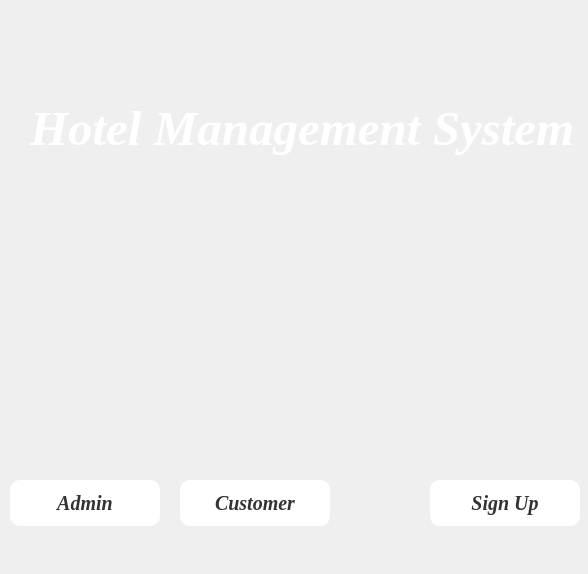
<?xml version="1.0" encoding="UTF-8"?>
<ui version="4.0">
 <class>MainWindow</class>
 <widget class="QMainWindow" name="MainWindow">
  <property name="geometry">
   <rect>
    <x>0</x>
    <y>0</y>
    <width>588</width>
    <height>574</height>
   </rect>
  </property>
  <property name="maximumSize">
   <size>
    <width>799</width>
    <height>800</height>
   </size>
  </property>
  <property name="font">
   <font>
    <kerning>true</kerning>
   </font>
  </property>
  <property name="windowTitle">
   <string>Hotel Management System</string>
  </property>
  <property name="styleSheet">
   <string notr="true"/>
  </property>
  <property name="iconSize">
   <size>
    <width>22</width>
    <height>24</height>
   </size>
  </property>
  <widget class="QWidget" name="centralwidget">
   <widget class="QPushButton" name="pushButton">
    <property name="geometry">
     <rect>
      <x>10</x>
      <y>480</y>
      <width>150</width>
      <height>46</height>
     </rect>
    </property>
    <property name="font">
     <font>
      <family>Times New Roman</family>
      <pointsize>15</pointsize>
      <italic>true</italic>
      <bold>true</bold>
     </font>
    </property>
    <property name="autoFillBackground">
     <bool>false</bool>
    </property>
    <property name="styleSheet">
     <string notr="true">background-color: white;
color:#333;
border-radius: 10px</string>
    </property>
    <property name="text">
     <string>Admin</string>
    </property>
    <property name="autoRepeatInterval">
     <number>108</number>
    </property>
   </widget>
   <widget class="QPushButton" name="pushButton_2">
    <property name="geometry">
     <rect>
      <x>180</x>
      <y>480</y>
      <width>150</width>
      <height>46</height>
     </rect>
    </property>
    <property name="font">
     <font>
      <family>Times New Roman</family>
      <pointsize>15</pointsize>
      <italic>true</italic>
      <bold>true</bold>
     </font>
    </property>
    <property name="styleSheet">
     <string notr="true">background-color: white;
color:#333;
border-radius: 10px;
border-color: rgb(0, 0, 0);</string>
    </property>
    <property name="text">
     <string>Customer</string>
    </property>
   </widget>
   <widget class="QPushButton" name="pushButton_3">
    <property name="geometry">
     <rect>
      <x>430</x>
      <y>480</y>
      <width>150</width>
      <height>46</height>
     </rect>
    </property>
    <property name="font">
     <font>
      <family>Times New Roman</family>
      <pointsize>15</pointsize>
      <italic>true</italic>
      <bold>true</bold>
     </font>
    </property>
    <property name="autoFillBackground">
     <bool>false</bool>
    </property>
    <property name="styleSheet">
     <string notr="true">background-color: white;
color:#333;
border-radius: 10px</string>
    </property>
    <property name="text">
     <string>Sign Up</string>
    </property>
    <property name="autoRepeatInterval">
     <number>108</number>
    </property>
   </widget>
   <widget class="QLabel" name="label_2">
    <property name="geometry">
     <rect>
      <x>-2</x>
      <y>-16</y>
      <width>600</width>
      <height>600</height>
     </rect>
    </property>
    <property name="font">
     <font>
      <bold>true</bold>
      <underline>true</underline>
      <kerning>true</kerning>
     </font>
    </property>
    <property name="text">
     <string/>
    </property>
    <property name="pixmap">
     <pixmap resource="picture.qrc">:/pictures/wp1846070.jpg</pixmap>
    </property>
    <property name="scaledContents">
     <bool>true</bool>
    </property>
   </widget>
   <widget class="QLabel" name="label">
    <property name="geometry">
     <rect>
      <x>30</x>
      <y>80</y>
      <width>545</width>
      <height>96</height>
     </rect>
    </property>
    <property name="font">
     <font>
      <family>Times New Roman</family>
      <pointsize>37</pointsize>
      <italic>true</italic>
      <bold>true</bold>
      <underline>false</underline>
     </font>
    </property>
    <property name="styleSheet">
     <string notr="true">border-left-color: rgb(255, 255, 255);
color: rgb(255, 255, 255);</string>
    </property>
    <property name="text">
     <string>Hotel Management System</string>
    </property>
   </widget>
   <zorder>label_2</zorder>
   <zorder>pushButton</zorder>
   <zorder>pushButton_2</zorder>
   <zorder>pushButton_3</zorder>
   <zorder>label</zorder>
  </widget>
  <widget class="QMenuBar" name="menubar">
   <property name="geometry">
    <rect>
     <x>0</x>
     <y>0</y>
     <width>588</width>
     <height>21</height>
    </rect>
   </property>
  </widget>
 </widget>
 <resources>
  <include location="picture.qrc"/>
 </resources>
 <connections/>
</ui>
